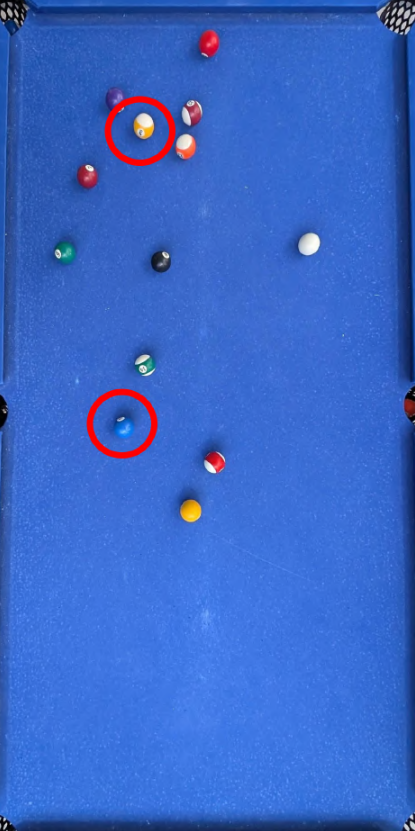
#> input picture img/HSV_lewe.png, 415 x 831 px
$ python -i normalize.py   (imports and definitions only)
#> lines starting #> are read from the running program, lines starting #| are printed output that depends on the picture; after the words box and inside, x2 and y2 are one past the last pixel; in counts of white or black regions, pixels touching at a corner belong together
import cv2 as cv
import numpy as np


#### NORMALIZE ####
# This function normalizes the colors in an image based on
# a detected white object. Returns a normalized image.
# img - image to normalize
# max_gain_factor - limits channel amplification to prevent overexposure
# percentile_ref - reference white color is selected based on this percentile

def normalize(img, max_gain_factor=2.0, percentile_ref=95):
    print("\033[1m-----[Normalize Photo]-----\033[0m")

    if img is None:
        raise Exception(f"\033[31m[NP 1/3!!!]\033[0m Invalid image")

    print(f"\033[32m[NP 1/3]\033[0m Image loaded successfully")

    center, radius = find_white(img)

    if center and radius and radius > 0:
        # Properly loaded image
        img_data = cv.cvtColor(img, cv.COLOR_BGR2RGB)
        height, width = img_data.shape[:2]

        # Coordinates of rectangular ROI around the white ball
        x1 = max(0, center[0] - radius)
        y1 = max(0, center[1] - radius)
        x2 = min(width, center[0] + radius + 1)
        y2 = min(height, center[1] + radius + 1)

        if x1 >= x2 or y1 >= y2:
            raise Exception(f"\033[31m[NP 3/3!!!]\033[0m Normalization failed")

        # Crop the ROI from image
        roi = img_data[y1:y2, x1:x2]
        roi_h, roi_w, _ = roi.shape

        # Center coordinates relative to ROI
        roi_center_x = center[0] - x1
        roi_center_y = center[1] - y1

        # Select pixels inside the circular area of the ball
        Y, X = np.ogrid[:roi_h, :roi_w]
        dist_from_center = np.sqrt((X - roi_center_x) ** 2 + (Y - roi_center_y) ** 2)
        mask_circle = dist_from_center <= radius
        white_pixels = roi[mask_circle]

        if white_pixels.size == 0:
            raise Exception(f"\033[31m[NP 3/3!!!]\033[0m Normalization failed")

        # Reference RGB color from the selected percentile of ball pixels
        ref_r = np.percentile(white_pixels[:, 0], percentile_ref)
        ref_g = np.percentile(white_pixels[:, 1], percentile_ref)
        ref_b = np.percentile(white_pixels[:, 2], percentile_ref)

        # Minimum reference threshold
        min_ref_threshold = 10
        if ref_r < min_ref_threshold or ref_g < min_ref_threshold or ref_b < min_ref_threshold:
            raise Exception(f"\033[31m[NP 3/3!!!]\033[0m Normalization failed")

        # Target white value
        target_white = 255.0

        # Raw gain factors for each channel
        r_factor_raw = target_white / ref_r
        g_factor_raw = target_white / ref_g
        b_factor_raw = target_white / ref_b

        # Limit the gain to prevent overexposure
        r_factor = min(r_factor_raw, max_gain_factor)
        g_factor = min(g_factor_raw, max_gain_factor)
        b_factor = min(b_factor_raw, max_gain_factor)

        # Apply gain factors to each channel
        normalized_data = img_data.astype(np.float32)
        normalized_data[:, :, 0] *= r_factor
        normalized_data[:, :, 1] *= g_factor
        normalized_data[:, :, 2] *= b_factor

        # Clip values to valid color range
        np.clip(normalized_data, 0, 255, out=normalized_data)
        normalized_data = normalized_data.astype(np.uint8)

        # Convert back from RGB to BGR (OpenCV default)
        normalized_bgr = cv.cvtColor(normalized_data, cv.COLOR_RGB2BGR)

        print(f"\033[32m[NP 3/3]\033[0m Image colors normalized")
        return normalized_bgr


#### FIND WHITE ####
# This function detects a white object to be used as reference for normalization
# img - input image

def find_white(img):
    # Convert to HSV color space
    hsv = cv.cvtColor(img, cv.COLOR_BGR2HSV)

    # White color range
    lower_white = np.array([0, 0, 200])
    upper_white = np.array([179, 150, 255])

    # Create mask
    mask = cv.inRange(hsv, lower_white, upper_white)

    # Morphological operations to clean mask
    kernel = np.ones((3, 3), np.uint8)
    mask = cv.erode(mask, kernel, iterations=1)
    mask = cv.dilate(mask, kernel, iterations=2)

    # Find contours
    contours, _ = cv.findContours(mask.copy(), cv.RETR_EXTERNAL, cv.CHAIN_APPROX_SIMPLE)

    # Search for white object (usually the white ball)
    center = None
    radius = None
    best_contour = None
    max_radius = 0

    min_radius_threshold = 5
    max_radius_threshold = 100

    for c in contours:
        (x, y), r = cv.minEnclosingCircle(c)
        if min_radius_threshold < r < max_radius_threshold:
            if r > max_radius:
                max_radius = r
                best_contour = c

    if best_contour is not None:
        (x, y), r = cv.minEnclosingCircle(best_contour)
        center = (int(x), int(y))
        radius = int(r)

    # Check if a valid white object was found
    if center is None:
        raise Exception(f"\033[31m[NP 2/3!!!]\033[0m White object not detected")

    print(f"\033[32m[NP 2/3]\033[0m White object detected")
    return center, radius

>>> import cv2
>>> picture = cv2.imread('../img/HSV_lewe.png')
#> picture is the input picture: shape (831, 415, 3); mean B, G, R 198.9, 102.9, 57.7
>>> result = normalize(picture)
#> in find_white, `hsv = cv.cvtColor(img, cv.COLOR_BGR2HSV)`: hsv: shape (831, 415, 3); mean H, S, V 109.6, 185.4, 201.4
#> in find_white, `mask = cv.inRange(hsv, lower_white, upper_white)`:
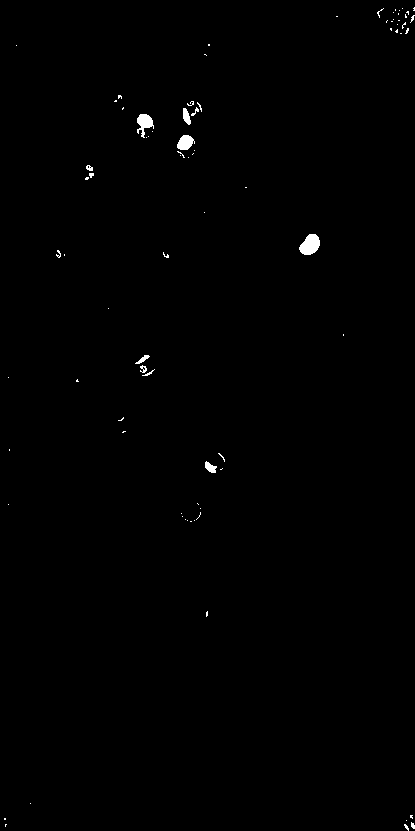
#> mask: shape (831, 415); 0.42% white; 81 white regions (69 under 20 px), largest, box (x1, y1, x2, y2) and area: (299, 234, 320, 255) 314, (137, 114, 154, 138) 226, (177, 135, 195, 150) 191
#> in find_white, `mask = cv.erode(mask, kernel, iterations=1)`:
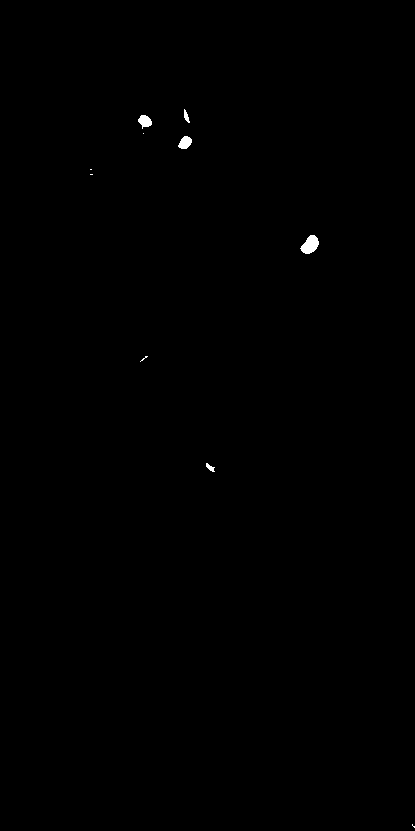
#> mask: shape (831, 415); 0.17% white; 10 white regions (5 under 20 px), largest, box (x1, y1, x2, y2) and area: (300, 235, 319, 254) 234, (178, 136, 192, 149) 128, (138, 115, 152, 129) 127, (184, 109, 190, 123) 44, (206, 463, 215, 472) 41
#> in find_white, `mask = cv.dilate(mask, kernel, iterations=2)`:
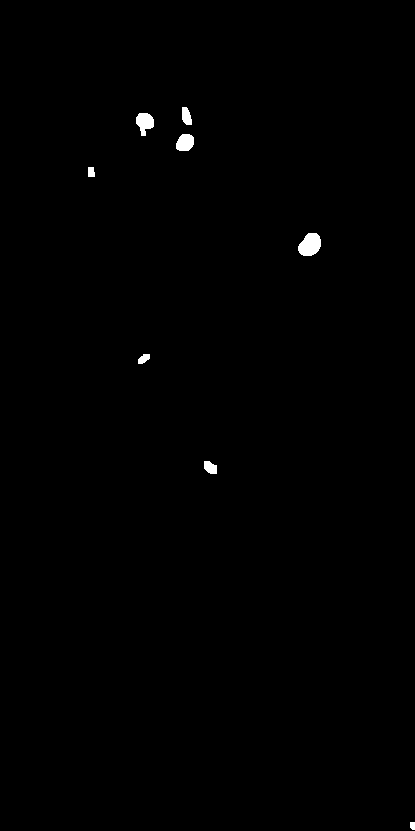
#> mask: shape (831, 415); 0.4% white; 8 white regions
#> in find_white, `contours, _ = cv.findContours(mask.copy(), cv.RETR_EXTERNAL, cv.CHAIN_..`: contours = 8 contours; box (x1, y1, x2, y2) and area: (298, 233, 321, 256) 370, (136, 113, 154, 136) 248, (176, 134, 194, 151) 226, (182, 107, 192, 125) 118, (204, 461, 217, 474) 112, (138, 354, 150, 364) 68, (88, 167, 95, 177) 50, (410, 822, 415, 830) 26
#> the loop in find_white, `for c in contours:` made 8 passes
#> (x, y, r, max_radius) on passes 2, 4: (210, 467, 8.49, 8.49), (308.5, 243.5, 12.9, 12.9)
#> (x, y, r) on passes 1, 3, 5, 6, 7, 8: (412, 825.5, 4.03), (143.5, 358.5, 7.11), (91, 171.5, 5.41), (184.5, 142.5, 10.12), (143, 123.7, 11.45), (186.5, 115.5, 9.62)
#> after the loop in find_white, `for c in contours:`: best_contour = contour of 28 points, box (x1, y1, x2, y2) (298, 233, 321, 256), area 370; max_radius = 12.9
#> in find_white, `(x, y), r = cv.minEnclosingCircle(best_contour)`: x = 308.5; y = 243.5; r = 12.9
#> in find_white, `center = (int(x), int(y))`: center = (308, 243)
#> in find_white, `radius = int(r)`: radius = 12
#> in normalize, `center, radius = find_white(img)`: center = (308, 243); radius = 12
#> in normalize, `x1 = max(0, center[0] - radius)`: x1 = 296
#> in normalize, `y1 = max(0, center[1] - radius)`: y1 = 231
#> in normalize, `x2 = min(width, center[0] + radius + 1)`: x2 = 321
#> in normalize, `y2 = min(height, center[1] + radius + 1)`: y2 = 256
#> in normalize, `roi = img_data[y1:y2, x1:x2]`:
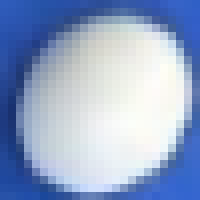
#> roi: shape (25, 25, 3) (shown 8 times larger); mean R, G, B 147.9, 166.2, 200.3
#> in normalize, `roi_center_x = center[0] - x1`: roi_center_x = 12
#> in normalize, `dist_from_center = np.sqrt((X - roi_center_x) ** 2 + (Y - roi_center_y..`:
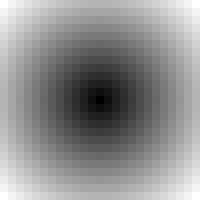
#> dist_from_center: shape (25, 25) float64 (shown 8 times larger); min 0, max 16.97, mean 9.56; drawn with min black and max white
#> in normalize, `mask_circle = dist_from_center <= radius`:
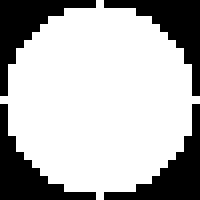
#> mask_circle: shape (25, 25) bool (shown 8 times larger); 70.6% white; 4 black regions, box (x1, y1, x2, y2) and area: (0, 0, 12, 12) 46, (13, 0, 25, 12) 46, (0, 13, 12, 25) 46, (13, 13, 25, 25) 46
#> in normalize, `white_pixels = roi[mask_circle]`: white_pixels = 441 rows, first 8: [44, 77, 151], [41, 76, 153], [43, 76, 148], [44, 74, 140], [49, 78, 139], [57, 85, 142], [67, 95, 148], [76, 106, 157]
#> in normalize, `ref_r = np.percentile(white_pixels[:, 0], percentile_ref)`: ref_r = 251
#> in normalize, `ref_b = np.percentile(white_pixels[:, 2], percentile_ref)`: ref_b = 248
#> in normalize, `r_factor_raw = target_white / ref_r`: r_factor_raw = 1.02
#> in normalize, `b_factor_raw = target_white / ref_b`: b_factor_raw = 1.03
#> in normalize, `r_factor = min(r_factor_raw, max_gain_factor)`: r_factor = 1.02
#> in normalize, `b_factor = min(b_factor_raw, max_gain_factor)`: b_factor = 1.03
#> in normalize, `np.clip(normalized_data, 0, 255, out=normalized_data)`: normalized_data: shape (831, 415, 3) float32; mean R, G, B 58.6, 104.5, 204.5

$ run again, on img/HSV_prawe.png
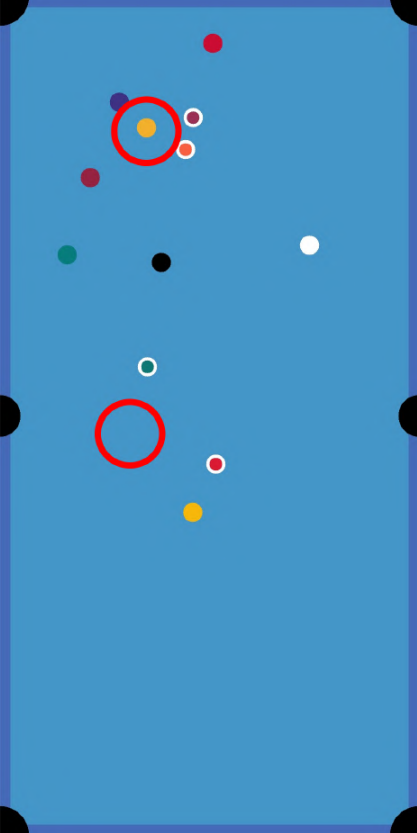
#> input picture img/HSV_prawe.png, 417 x 833 px
#> picture is the input picture: shape (833, 417, 3); mean B, G, R 194.7, 144.6, 69.6
#> hsv: shape (833, 417, 3); mean H, S, V 100.5, 167.2, 197
#> in find_white, `mask = cv.dilate(mask, kernel, iterations=2)`:
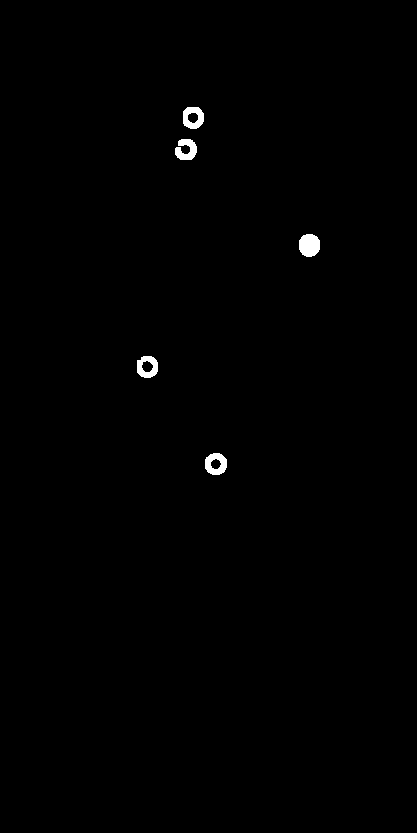
#> mask: shape (833, 417); 0.48% white; 5 white regions
#> contours = 5 contours; box (x1, y1, x2, y2) and area: (205, 453, 227, 475) 366, (299, 234, 320, 257) 366, (183, 107, 204, 129) 362, (137, 356, 158, 378) 358, (175, 139, 197, 160) 263
#> the loop in find_white, `for c in contours:` made 5 passes
#> (x, y, r, max_radius) on passes 1, 2, 5: (215.5, 463.4, 11.43, 11.43), (146.5, 366.5, 11.51, 11.51), (192.4, 117.1, 11.53, 11.53)
#> after the loop in find_white, `for c in contours:`: best_contour = contour of 21 points, box (x1, y1, x2, y2) (183, 107, 204, 129), area 362; max_radius = 11.53
#> in find_white, `center = (int(x), int(y))`: center = (192, 117)
#> in find_white, `radius = int(r)`: radius = 11
#> in normalize, `center, radius = find_white(img)`: center = (192, 117); radius = 11
#> x1 = 181
#> y1 = 106
#> x2 = 204
#> y2 = 129
#> roi_center_x = 11
#> in normalize, `mask_circle = dist_from_center <= radius`:
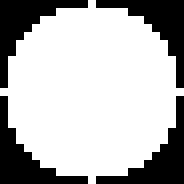
#> mask_circle: shape (23, 23) bool (shown 8 times larger); 71.3% white; 4 black regions, box (x1, y1, x2, y2) and area: (0, 0, 11, 11) 38, (12, 0, 23, 11) 38, (0, 12, 11, 23) 38, (12, 12, 23, 23) 38
#> white_pixels = 377 rows, first 8: [63, 148, 194], [68, 145, 196], [71, 144, 197], [86, 155, 201], [98, 167, 201], [102, 171, 197], [111, 174, 204], [103, 164, 199]
#> ref_r = 253
#> r_factor_raw = 1.01

$ run again, on img/dol.png
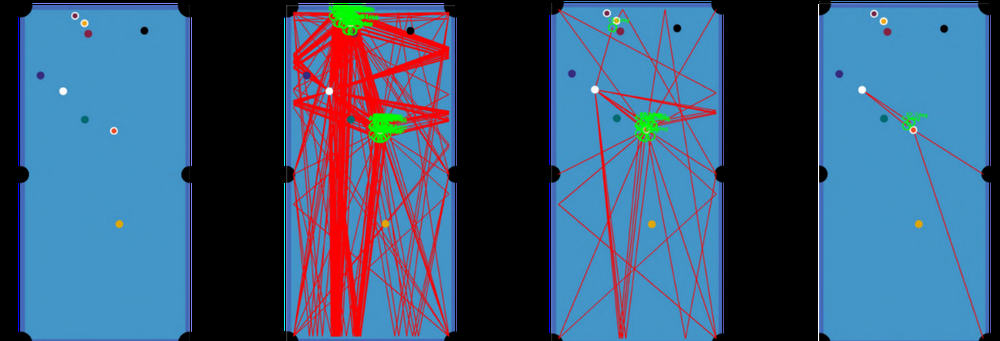
#> input picture img/dol.png, 1000 x 341 px, shrunk from 4763 x 1625 before the run
#> picture is the input picture: shape (341, 1000, 3); mean B, G, R 117.7, 88.3, 59.1
#> hsv: shape (341, 1000, 3); mean H, S, V 71.4, 113.6, 132.5
#> in find_white, `mask = cv.inRange(hsv, lower_white, upper_white)`:
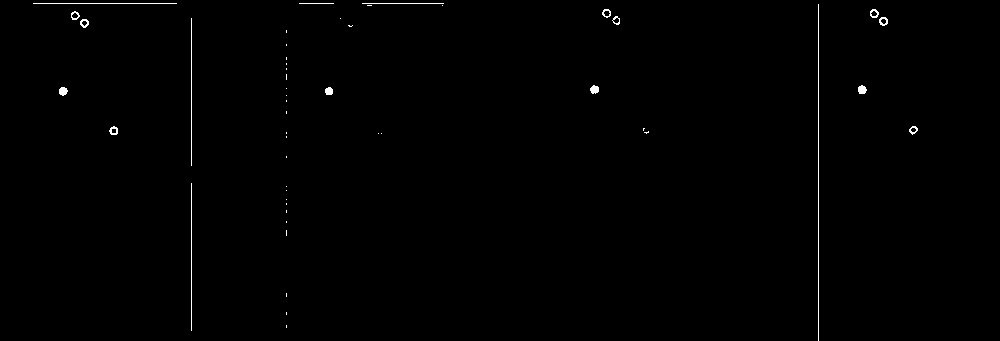
#> mask: shape (341, 1000); 0.45% white in thin lines or dots, all inside (x1, y1, x2, y2) = (33, 3, 918, 341)
#> contours = 4 contours; box (x1, y1, x2, y2) and area: (857, 85, 867, 95) 78, (58, 86, 68, 96) 76, (589, 85, 600, 94) 76, (324, 86, 334, 96) 74
#> the loop in find_white, `for c in contours:` made 4 passes
#> (x, y, r, max_radius) on passes 1, 2, 4: (328.5, 90.86, 5.45, 5.45), (62.5, 90.5, 5.7, 5.7), (594.3, 89.2, 5.71, 5.71)
#> after the loop in find_white, `for c in contours:`: best_contour = contour of 9 points, box (x1, y1, x2, y2) (589, 85, 600, 94), area 76; max_radius = 5.71
#> in find_white, `center = (int(x), int(y))`: center = (594, 89)
#> in find_white, `radius = int(r)`: radius = 5
#> in normalize, `center, radius = find_white(img)`: center = (594, 89); radius = 5
#> x1 = 589
#> y1 = 84
#> x2 = 600
#> y2 = 95
#> roi_center_x = 5
#> white_pixels = 81 rows, first 8: [62, 149, 202], [66, 149, 196], [71, 149, 196], [101, 164, 203], [125, 180, 213], [174, 134, 151], [170, 101, 121], [79, 144, 194]
#> ref_r = 255
#> ref_g = 254
#> r_factor_raw = 1

$ run again, on img/gora.png
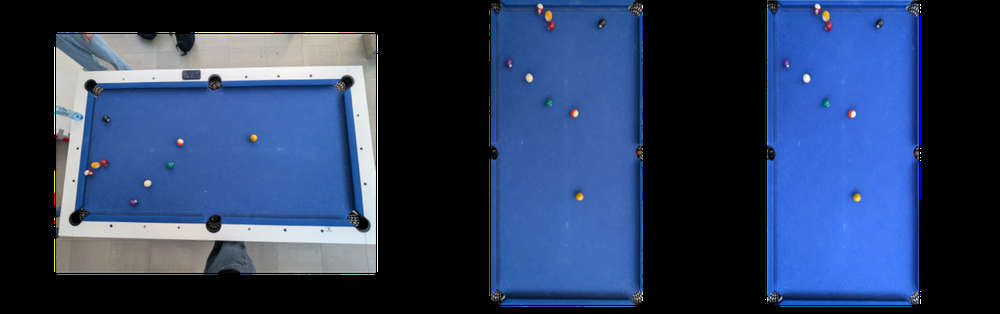
#> input picture img/gora.png, 1000 x 314 px, shrunk from 5333 x 1674 before the run
#> picture is the input picture: shape (314, 1000, 3); mean B, G, R 94.5, 60.6, 42.9
#> hsv: shape (314, 1000, 3); mean H, S, V 53, 78.3, 95.7
#> in find_white, `mask = cv.dilate(mask, kernel, iterations=2)`:
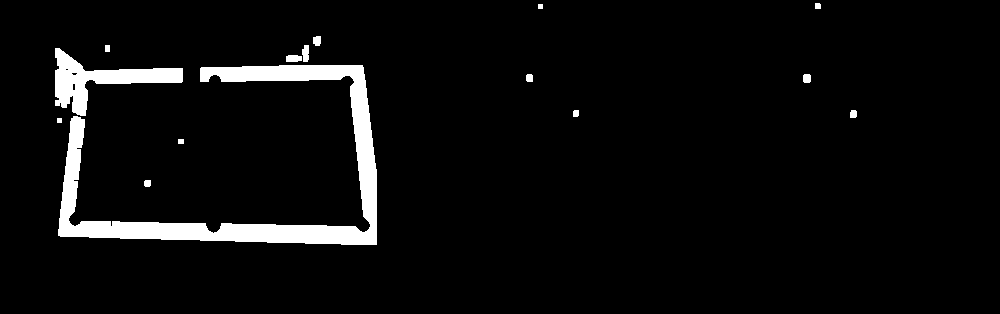
#> mask: shape (314, 1000); 4.9% white; 15 white regions
#> contours = 15 contours, 2 with area under 20; largest, box (x1, y1, x2, y2) and area: (58, 65, 377, 245) 10883, (55, 48, 183, 116) 2764, (286, 55, 302, 62) 82, (302, 45, 309, 62) 80, (313, 36, 321, 46) 56
#> the loop in find_white, `for c in contours:` made 15 passes
#> (x, y, r, max_radius) on passes 9 to 10: (293.5, 58.5, 7.91, 7.91), (115.6, 76.5, 66.96, 66.96)
#> after the loop in find_white, `for c in contours:`: best_contour = contour of 88 points, box (x1, y1, x2, y2) (55, 48, 183, 116), area 2764; max_radius = 66.96
#> in find_white, `(x, y), r = cv.minEnclosingCircle(best_contour)`: x = 115.6; y = 76.5; r = 66.96
#> in find_white, `center = (int(x), int(y))`: center = (115, 76)
#> in find_white, `radius = int(r)`: radius = 66
#> in normalize, `center, radius = find_white(img)`: center = (115, 76); radius = 66
#> x1 = 49
#> y1 = 10
#> x2 = 182
#> y2 = 143
#> roi_center_x = 66
#> mask_circle: shape (133, 133) bool; 77.3% white; 4 black regions, box (x1, y1, x2, y2) and area: (0, 0, 66, 66) 1004, (67, 0, 133, 66) 1004, (0, 67, 66, 133) 1004, (67, 67, 133, 133) 1004
#> ref_r = 225
#> ref_b = 227
#> r_factor_raw = 1.13
#> b_factor_raw = 1.12
#> r_factor = 1.13
#> b_factor = 1.12
#> in normalize, `normalized_data = normalized_data.astype(np.uint8)`:
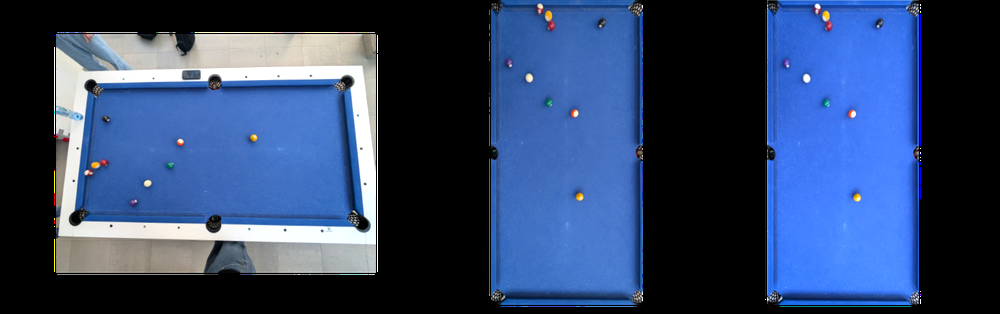
#> normalized_data: shape (314, 1000, 3); mean R, G, B 48.1, 68.2, 105.1
